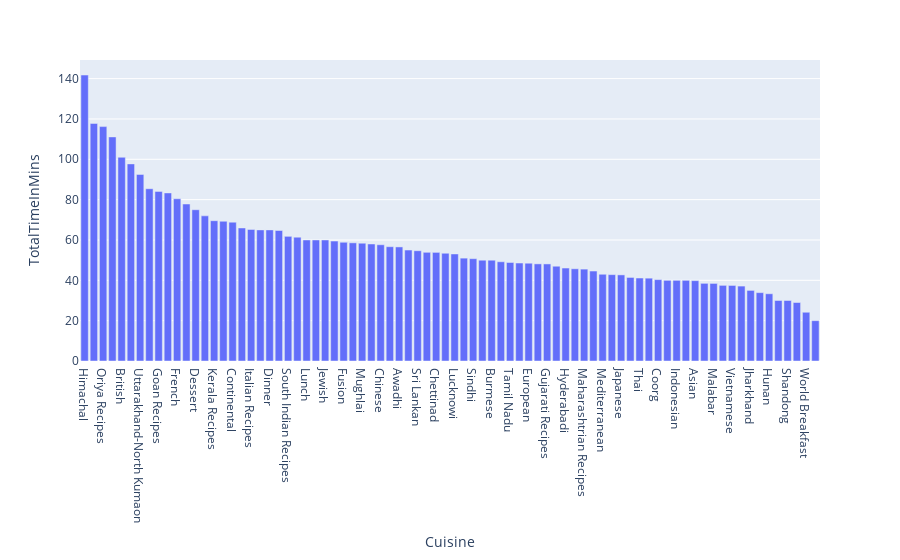

The cell this chart's notebook holds for it:
### Code cell
px.bar(data_frame=_df.tail(80),x='Cuisine',y='TotalTimeInMins')

### Figure 1 — Plotly figure (JSON) as saved in the notebook; plotly's stock layout.template omitted (floating-point values rounded to 4 significant figures)
{"data": [{"alignmentgroup": "True", "hovertemplate": "Cuisine=%{x}<br>TotalTimeInMins=%{y}<extra></extra>", "legendgroup": "", "marker": {"color": "#636efa"}, "name": "", "offsetgroup": "", "orientation": "v", "showlegend": false, "textposition": "auto", "type": "bar", "x": ["Himachal", "Greek", "Oriya Recipes", "Bihari", "British", "South Karnataka", "Uttarakhand-North Kumaon", "Konkan", "Goan Recipes", "Korean", "French", "Middle Eastern", "Dessert", "Kashmiri", "Kerala Recipes", "American", "Continental", "Mangalorean", "Italian Recipes", "Caribbean", "Dinner", "Karnataka", "South Indian Recipes", "North East India Recipes", "Lunch", "Pakistani", "Jewish", "Punjabi", "Fusion", "North Indian Recipes", "Mughlai", "Bengali Recipes", "Chinese", "Kongunadu", "Awadhi", "Arab", "Sri Lankan", "African", "Chettinad", "Mexican", "Lucknowi", "Indian", "Sindhi", "Haryana", "Burmese", "Andhra", "Tamil Nadu", "Cantonese", "European", "Rajasthani", "Gujarati Recipes", "Udupi", "Hyderabadi", "North Karnataka", "Maharashtrian Recipes", "Parsi Recipes", "Mediterranean", "Indo Chinese", "Japanese", "Assamese", "Thai", "Coastal Karnataka", "Coorg", "Side Dish", "Indonesian", "Nagaland", "Asian", "Sichuan", "Malabar", "Snack", "Vietnamese", "Uttar Pradesh", "Jharkhand", "Malvani", "Hunan", "Afghan", "Shandong", "Malaysian", "World Breakfast", "Brunch"], "xaxis": "x", "y": [141.8, 117.8, 116.2, 111.1, 101, 97.73, 92.5, 85.41, 84.09, 83.33, 80.43, 77.83, 75, 71.95, 69.55, 69.29, 68.83, 65.96, 65.22, 65, 65, 64.7, 61.81, 61.39, 60, 60, 60, 59.45, 58.86, 58.59, 58.39, 58.02, 57.63, 56.67, 56.56, 55, 54.67, 53.89, 53.85, 53.42, 53.08, 51.0, 50.73, 50, 50, 49.2, 48.84, 48.57, 48.5, 48.15, 48.12, 47, 46.07, 45.71, 45.55, 44.58, 43, 42.81, 42.69, 41.43, 41.14, 41.07, 40.36, 40, 40, 40, 39.85, 38.5, 38.46, 37.5, 37.45, 37.14, 35, 33.89, 33.33, 30, 30, 29, 24.17, 20], "yaxis": "y"}], "layout": {"barmode": "relative", "legend": {"tracegroupgap": 0}, "margin": {"t": 60}, "xaxis": {"anchor": "y", "domain": [0, 1], "title": {"text": "Cuisine"}, "type": "category", "range": [-0.5, 79.5], "autorange": true}, "yaxis": {"anchor": "x", "domain": [0, 1], "title": {"text": "TotalTimeInMins"}, "type": "linear", "range": [0, 149.2], "autorange": true}, "autosize": true}}
